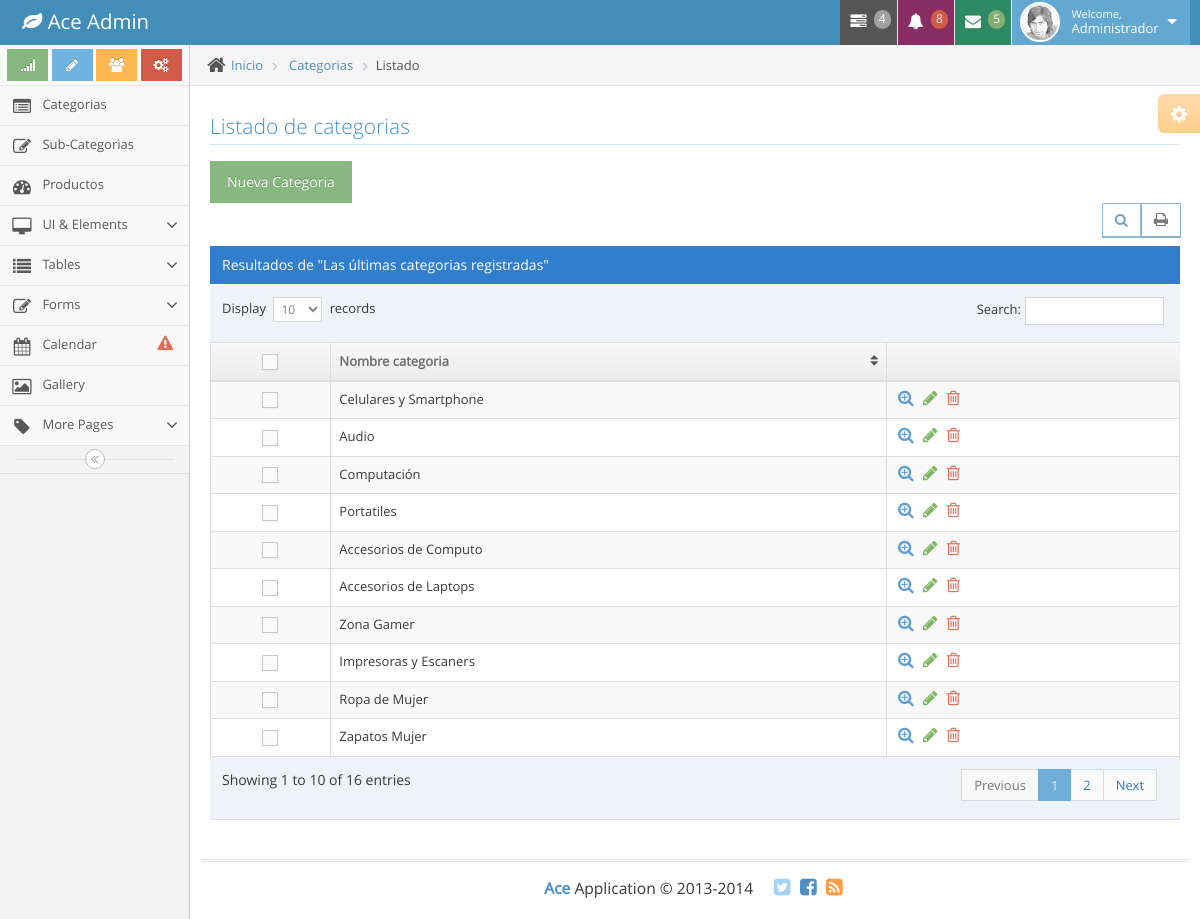
The app's page /categorias.php (signed in) with its own data.
### tables this page shows
CREATE TABLE IF NOT EXISTS `categoria` (
  `idCategoria` int(11) NOT NULL AUTO_INCREMENT,
  `nombre` varchar(80) DEFAULT NULL,
  `enable` tinyint(1) DEFAULT NULL,
  PRIMARY KEY (`idCategoria`)
);

### categorias.php (the view, shortened to what this page needs)
<?php
include 'BaseDatos/conexion.php';
?>
<!DOCTYPE html>
<html lang="en">
	<head>
		<link rel="stylesheet" href="assets/css/bootstrap.min.css" />
		<link rel="stylesheet" href="assets/font-awesome/4.2.0/css/font-awesome.min.css" />
		<link rel="stylesheet" href="assets/css/ace.min.css" class="ace-main-stylesheet" id="main-ace-style" />
	</head>
	<body class="no-skin">
		<div id="navbar" class="navbar navbar-default">
			<?php include 'Script/navbar.php'; ?>
		</div>
		<div class="main-container" id="main-container">
			<?php include('Script/sideBar.php') ?>
			<div class="main-content">
				<div class="main-content-inner">
					<div class="breadcrumbs" id="breadcrumbs">
						<ul class="breadcrumb">
							<li>
								<i class="ace-icon fa fa-home home-icon"></i>
								<a href="panel.php">Inicio</a>
							</li>
							<li>
								<a href="productos.php">Categorias</a>
							</li>
							<li class="active">Listado</li>
						</ul>
					</div>
					<div class="page-content">
						<div class="ace-settings-container" id="ace-settings-container">
							<div class="btn btn-app btn-xs btn-warning ace-settings-btn" id="ace-settings-btn">
								<i class="ace-icon fa fa-cog bigger-130"></i>
							</div>
						</div>
						<div class="row">
							<div class="col-xs-12">
								<div class="row">
									<div class="col-xs-12">
										<h3 class="header smaller lighter blue">Listado de categorias</h3>
										<a id="show-register" role="button" class="btn btn-success" >
											Nueva Categoria
										</a>
										<div class="clearfix">
											<div class="pull-right tableTools-container"></div>
										</div>
										<div class="table-header">
											Resultados de "Las últimas categorias registradas"
										</div>
										<div>
											<table id="dynamic-table" class="table table-striped table-bordered table-hover">
												<thead>
													<tr>
														<th class="center">
															<label class="pos-rel">
																<span class="lbl"></span>
															</label>
														</th>
														<th>Nombre categoria</th>
														<th></th>
													</tr>
												</thead>
												<tbody>
													<?php
									                  $resultSet = mysqli_query($conexion, 'SELECT * FROM categoria WHERE enable = 1');
									                  while($fila = mysqli_fetch_array($resultSet)){
									                ?>
													<tr>
														<td class="center">
															<label class="pos-rel">
																<span class="lbl"></span>
															</label>
														</td>
														<td >
															<?= $fila['nombre'] ?>
														</td>
														<td>
															<div class="hidden-sm hidden-xs action-buttons">
																<a class="blue" href="#">
																	<i class="ace-icon fa fa-search-plus bigger-130"></i>
																</a>
																<a class="green" href="#">
																	<i class="ace-icon fa fa-pencil bigger-130"></i>
																</a>
																<a class="red" data-eliminar="<?= $fila['0'] ?>">
																	<i class="ace-icon fa fa-trash-o bigger-130"></i>
																</a>
															</div>
														</td>
													</tr>
													<?php } ?>
												</tbody>
											</table>
										</div>
									</div>
								</div>
							</div>
						</div>
					</div>
				</div>
			</div>
			<div class="footer">
				<div class="footer-inner">
					<div class="footer-content">
						<span class="bigger-120">
							<span class="blue bolder">Ace</span>
							Application &copy; 2013-2014
						</span>
						<span class="action-buttons">
							<a href="#">
								<i class="ace-icon fa fa-twitter-square light-blue bigger-150"></i>
							</a>
							<a href="#">
								<i class="ace-icon fa fa-facebook-square text-primary bigger-150"></i>
							</a>
							<a href="#">
								<i class="ace-icon fa fa-rss-square orange bigger-150"></i>
							</a>
						</span>
					</div>
				</div>
			</div>
		</div>
	</body>
</html>

### records on screen
categoria: nombre "Celulares y Smartphone"
categoria: nombre "Audio"
categoria: nombre "Computación"
categoria: nombre "Portatiles"
categoria: nombre "Accesorios de Computo"
categoria: nombre "Accesorios de Laptops"
categoria: nombre "Zona Gamer"
categoria: nombre "Impresoras y Escaners"
categoria: nombre "Ropa de Mujer"
categoria: nombre "Zapatos Mujer"

### other values on screen
$_SESSION["user"] "Administrador"
